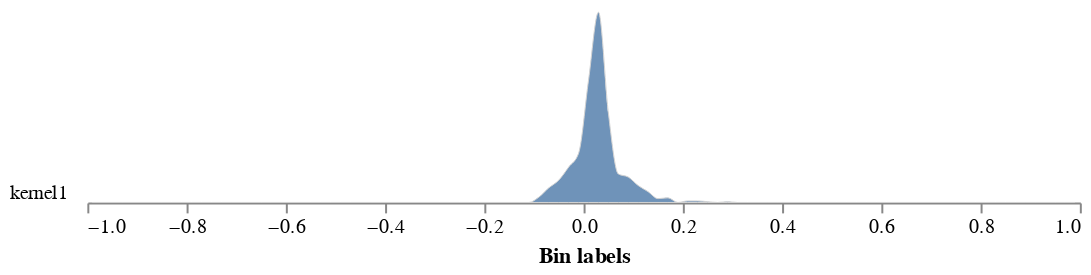

Here is the notebook cell this chart was saved with:
### Code cell
# Graph the histogram of the spectral index

ndvi_output=pcv.analyze.spectral_index(index_img=ndvi_index, labeled_mask=corn_thresh,
                           min_bin=-1, max_bin=1, label="kernel")

### Figure 1 — Vega-Lite specification as saved in the notebook (floating-point values rounded to 4 significant figures)
{"config": {"view": {"continuousWidth": 300, "continuousHeight": 300, "stroke": null}, "axis": {"grid": false}, "facet": {"columns": 1, "spacing": 0}, "title": {"anchor": "end"}}, "data": {"name": "data-083dbd02bf2c68862ae189885f500b4d"}, "facet": {"field": "sample", "header": {"labelAngle": 0, "labelAlign": "left", "labelOrient": "left"}, "title": null, "type": "nominal"}, "spec": {"mark": {"type": "area", "fillOpacity": 0.8, "interpolate": "monotone", "stroke": "lightgray", "strokeWidth": 0.5}, "encoding": {"x": {"field": "label", "title": "Bin labels", "type": "quantitative"}, "y": {"axis": null, "field": "value", "scale": {"range": [10, -100]}, "type": "quantitative"}}, "height": 10, "width": 500}, "bounds": "flush", "$schema": "https://vega.github.io/schema/vega-lite/v5.8.0.json", "datasets": {"data-083dbd02bf2c68862ae189885f500b4d": [{"sample": "kernel1", "value": 0.0, "label": -0.99}, {"sample": "kernel1", "value": 0.0, "label": -0.97}, {"sample": "kernel1", "value": 0.0, "label": -0.95}, {"sample": "kernel1", "value": 0.0, "label": -0.93}, {"sample": "kernel1", "value": 0.0, "label": -0.91}, {"sample": "kernel1", "value": 0.0, "label": -0.89}, {"sample": "kernel1", "value": 0.0, "label": -0.87}, {"sample": "kernel1", "value": 0.0, "label": -0.85}, {"sample": "kernel1", "value": 0.0, "label": -0.83}, {"sample": "kernel1", "value": 0.0, "label": -0.81}, {"sample": "kernel1", "value": 0.0, "label": -0.79}, {"sample": "kernel1", "value": 0.0, "label": -0.77}, {"sample": "kernel1", "value": 0.0, "label": -0.75}, {"sample": "kernel1", "value": 0.0, "label": -0.73}, {"sample": "kernel1", "value": 0.0, "label": -0.71}, {"sample": "kernel1", "value": 0.0, "label": -0.69}, {"sample": "kernel1", "value": 0.0, "label": -0.67}, {"sample": "kernel1", "value": 0.0, "label": -0.65}, {"sample": "kernel1", "value": 0.0, "label": -0.63}, {"sample": "kernel1", "value": 0.0, "label": -0.61}, {"sample": "kernel1", "value": 0.0, "label": -0.59}, {"sample": "kernel1", "value": 0.0, "label": -0.57}, {"sample": "kernel1", "value": 0.0, "label": -0.55}, {"sample": "kernel1", "value": 0.0, "label": -0.53}, {"sample": "kernel1", "value": 0.0, "label": -0.51}, {"sample": "kernel1", "value": 0.0, "label": -0.49}, {"sample": "kernel1", "value": 0.0, "label": -0.47}, {"sample": "kernel1", "value": 0.0, "label": -0.45}, {"sample": "kernel1", "value": 0.0, "label": -0.43}, {"sample": "kernel1", "value": 0.0, "label": -0.41}, {"sample": "kernel1", "value": 0.0, "label": -0.39}, {"sample": "kernel1", "value": 0.0, "label": -0.37}, {"sample": "kernel1", "value": 0.0, "label": -0.35}, {"sample": "kernel1", "value": 0.0, "label": -0.33}, {"sample": "kernel1", "value": 0.0, "label": -0.31}, {"sample": "kernel1", "value": 0.0, "label": -0.29}, {"sample": "kernel1", "value": 0.0, "label": -0.27}, {"sample": "kernel1", "value": 0.0, "label": -0.25}, {"sample": "kernel1", "value": 0.0, "label": -0.23}, {"sample": "kernel1", "value": 0.0, "label": -0.21}, {"sample": "kernel1", "value": 0.0, "label": -0.19}, {"sample": "kernel1", "value": 0.0, "label": -0.17}, {"sample": "kernel1", "value": 0.0, "label": -0.15}, {"sample": "kernel1", "value": 0.0, "label": -0.13}, {"sample": "kernel1", "value": 0.0, "label": -0.11}, {"sample": "kernel1", "value": 0.8642, "label": -0.09}, {"sample": "kernel1", "value": 2.346, "label": -0.07}, {"sample": "kernel1", "value": 3.58, "label": -0.05}, {"sample": "kernel1", "value": 5.679, "label": -0.03}, {"sample": "kernel1", "value": 7.901, "label": -0.01}, {"sample": "kernel1", "value": 19.63, "label": 0.01}, {"sample": "kernel1", "value": 30.49, "label": 0.03}, {"sample": "kernel1", "value": 14.32, "label": 0.05}, {"sample": "kernel1", "value": 4.568, "label": 0.07}, {"sample": "kernel1", "value": 4.074, "label": 0.09}, {"sample": "kernel1", "value": 2.716, "label": 0.11}, {"sample": "kernel1", "value": 1.728, "label": 0.13}, {"sample": "kernel1", "value": 0.6173, "label": 0.15}, {"sample": "kernel1", "value": 0.7407, "label": 0.17}, {"sample": "kernel1", "value": 0.0, "label": 0.19}, {"sample": "kernel1", "value": 0.2469, "label": 0.21}, {"sample": "kernel1", "value": 0.2469, "label": 0.23}, {"sample": "kernel1", "value": 0.1235, "label": 0.25}, {"sample": "kernel1", "value": 0.0, "label": 0.27}, {"sample": "kernel1", "value": 0.1235, "label": 0.29}, {"sample": "kernel1", "value": 0.0, "label": 0.31}, {"sample": "kernel1", "value": 0.0, "label": 0.33}, {"sample": "kernel1", "value": 0.0, "label": 0.35}, {"sample": "kernel1", "value": 0.0, "label": 0.37}, {"sample": "kernel1", "value": 0.0, "label": 0.39}, {"sample": "kernel1", "value": 0.0, "label": 0.41}, {"sample": "kernel1", "value": 0.0, "label": 0.43}, {"sample": "kernel1", "value": 0.0, "label": 0.45}, {"sample": "kernel1", "value": 0.0, "label": 0.47}, {"sample": "kernel1", "value": 0.0, "label": 0.49}, {"sample": "kernel1", "value": 0.0, "label": 0.51}, {"sample": "kernel1", "value": 0.0, "label": 0.53}, {"sample": "kernel1", "value": 0.0, "label": 0.55}, {"sample": "kernel1", "value": 0.0, "label": 0.57}, {"sample": "kernel1", "value": 0.0, "label": 0.59}, {"sample": "kernel1", "value": 0.0, "label": 0.61}, {"sample": "kernel1", "value": 0.0, "label": 0.63}, {"sample": "kernel1", "value": 0.0, "label": 0.65}, {"sample": "kernel1", "value": 0.0, "label": 0.67}, {"sample": "kernel1", "value": 0.0, "label": 0.69}, {"sample": "kernel1", "value": 0.0, "label": 0.71}, {"sample": "kernel1", "value": 0.0, "label": 0.73}, {"sample": "kernel1", "value": 0.0, "label": 0.75}, {"sample": "kernel1", "value": 0.0, "label": 0.77}, {"sample": "kernel1", "value": 0.0, "label": 0.79}, {"sample": "kernel1", "value": 0.0, "label": 0.81}, {"sample": "kernel1", "value": 0.0, "label": 0.83}, {"sample": "kernel1", "value": 0.0, "label": 0.85}, {"sample": "kernel1", "value": 0.0, "label": 0.87}, {"sample": "kernel1", "value": 0.0, "label": 0.89}, {"sample": "kernel1", "value": 0.0, "label": 0.91}, {"sample": "kernel1", "value": 0.0, "label": 0.93}, {"sample": "kernel1", "value": 0.0, "label": 0.95}, {"sample": "kernel1", "value": 0.0, "label": 0.97}, {"sample": "kernel1", "value": 0.0, "label": 0.99}]}}
